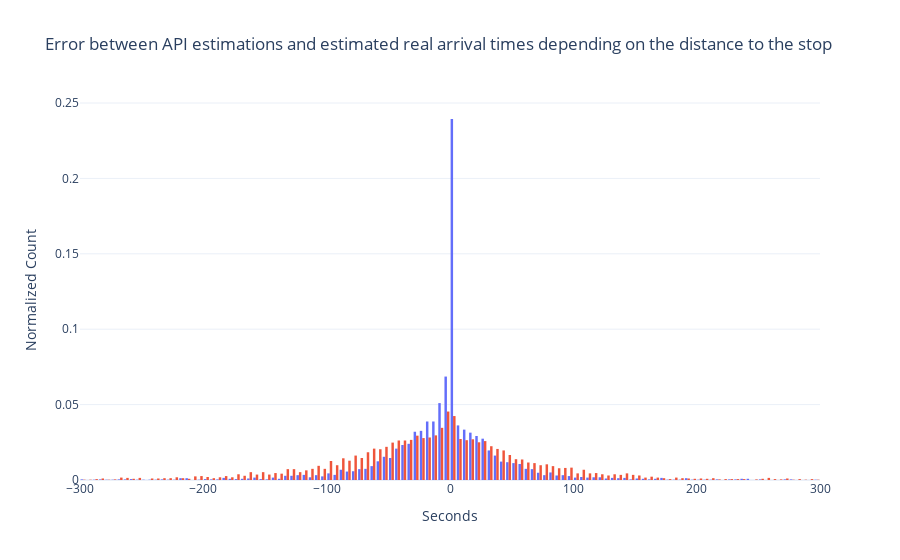

The notebook cell saved with this chart:
### Code cell
#Before COVID-19 Histogram of Estimation Errors
fig = go.Figure()
fig.add_trace(go.Histogram(
    x=buses_data_pc_1km.estim_error,name='Error when the distance to the stop is between 0 and 1km',
    histnorm='probability',
    xbins=dict(
        size=5
    )
))
fig.add_trace(go.Histogram(
    x=buses_data_pc_2km.estim_error,name='Error when the distance to the stop is between 1 and 2km',
    histnorm='probability',
    xbins=dict(
        size=5
    )
))
# Overlay both histograms
fig.update_layout(
    title='Error between API estimations and estimated real arrival times depending on the distance to the stop',
    xaxis_title='Seconds',
    yaxis_title='Normalized Count',
    showlegend=False
)
fig.show()

### Figure 1 — Plotly figure (JSON) as saved in the notebook; plotly's stock layout.template omitted (floating-point values rounded to 4 significant figures; data arrays with more than 128 entries replaced by an {"elided": "..."} marker saying what was removed)
{"data": [{"histnorm": "probability", "name": "Error when the distance to the stop is between 0 and 1km", "type": "histogram", "x": {"elided": "5000 float values"}, "xbins": {"size": 5}}, {"histnorm": "probability", "name": "Error when the distance to the stop is between 1 and 2km", "type": "histogram", "x": {"elided": "5000 float values"}, "xbins": {"size": 5}}], "layout": {"showlegend": false, "title": {"text": "Error between API estimations and estimated real arrival times depending on the distance to the stop"}, "xaxis": {"title": {"text": "Seconds"}}, "yaxis": {"title": {"text": "Normalized Count"}}}}
